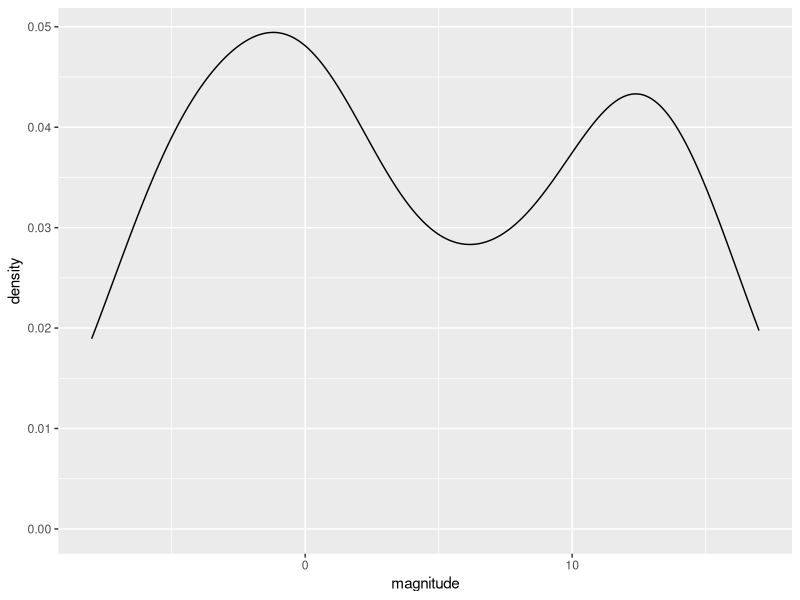
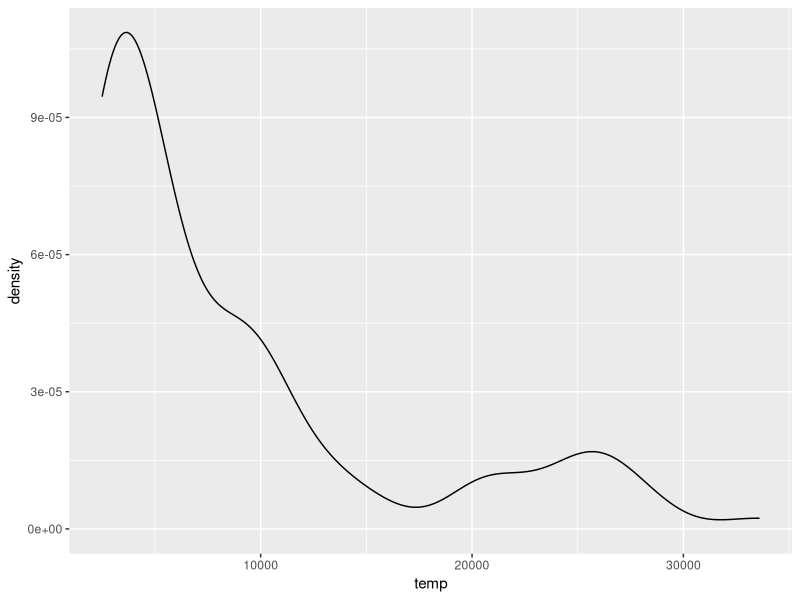
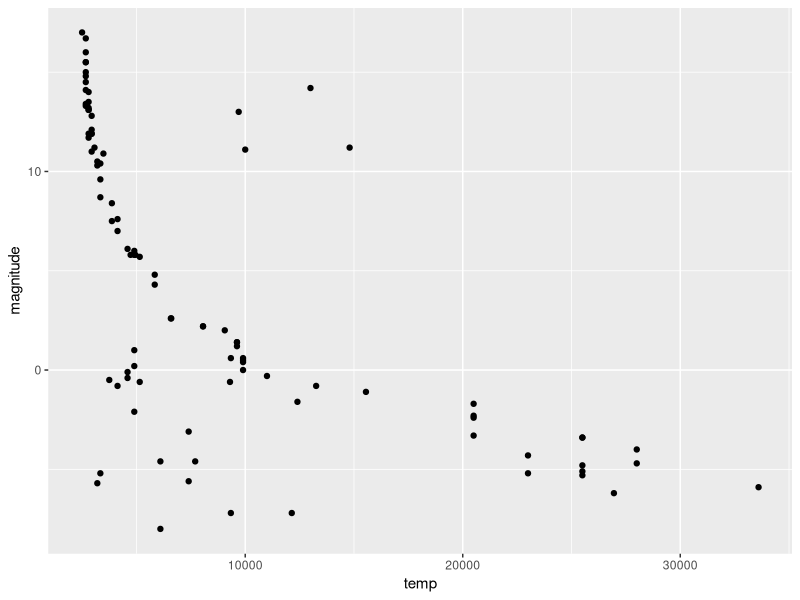
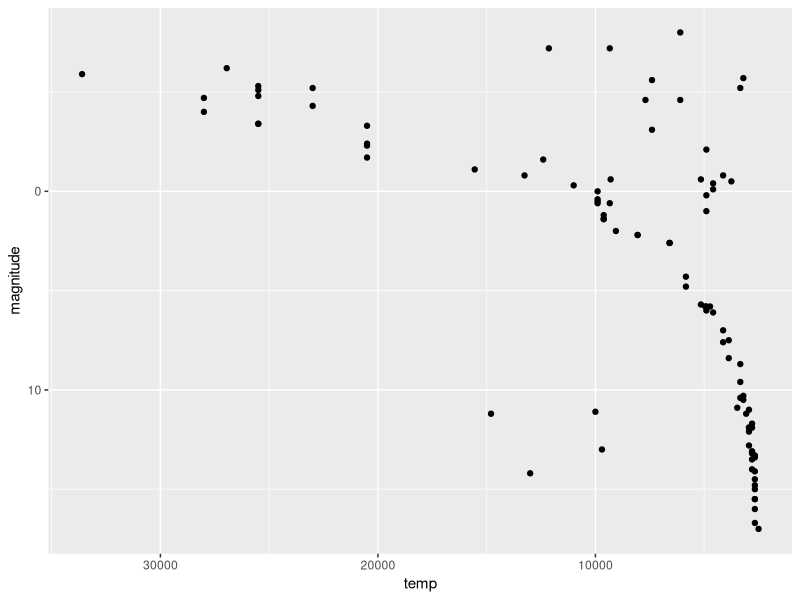
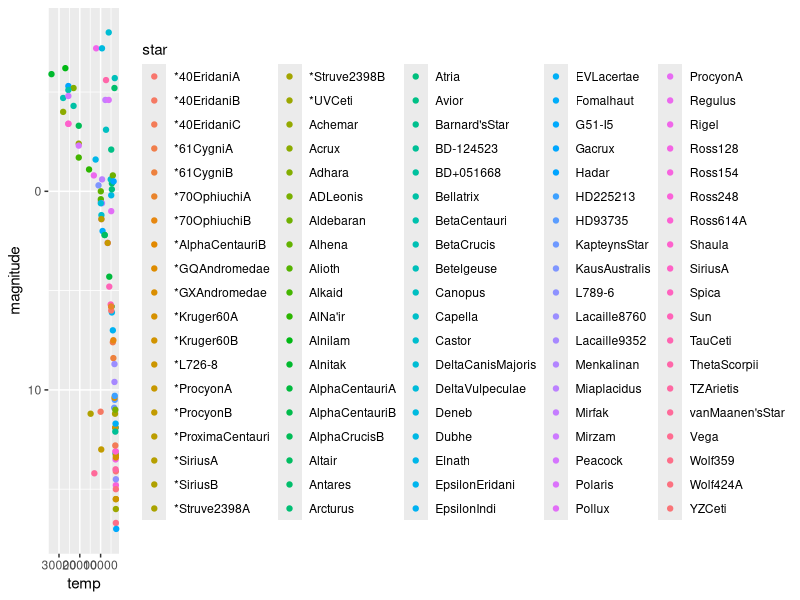

R code for these plots, in order:
library(tidyverse)
library(dslabs)
data(stars)
options(digits = 3) 

stars %>%
  ggplot(aes(magnitude, color = magnitude, fill = magnitude)) + 
  geom_density()
  
#

stars %>% 
  ggplot(aes(temp, color = temp)) +
  geom_density()

#

stars %>% 
  ggplot(aes(temp, magnitude)) +
  geom_point()

#

stars %>% 
  ggplot(aes(temp, magnitude)) +
  geom_point() +
  scale_x_reverse() +
  scale_y_reverse()

#

stars %>% 
  ggplot(aes(temp, magnitude, color = star)) +
  geom_point() +
  scale_x_reverse() +
  scale_y_reverse()
